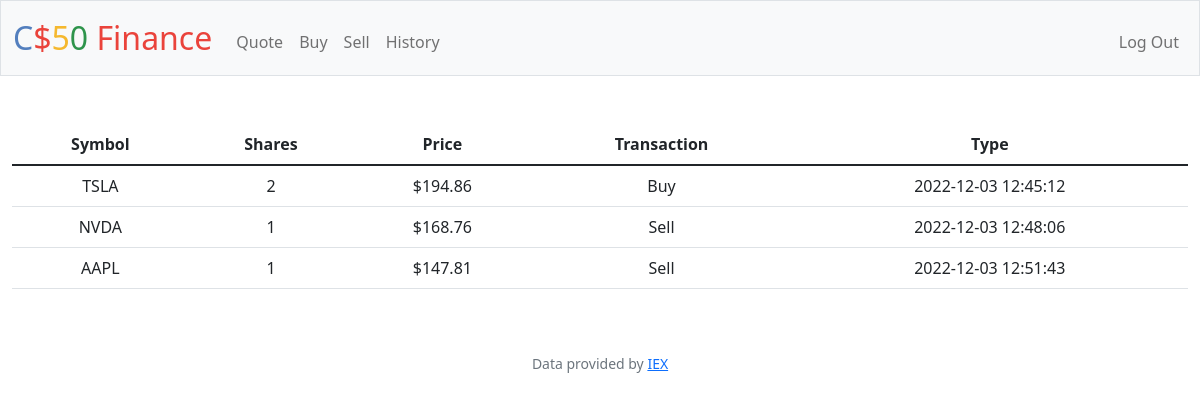
Screenshot of /history (signed in) with the database file from the repository.
### tables this page shows
CREATE TABLE history(user_id INTEGER NOT NULL, username 
TEXT NOT NULL, name TEXT NOT NULL, symbol TEXT NOT NULL, 
shares INTEGER NOT NULL, price INTEGER NOT NULL,
transactionType TEXT NOT NULL, 
datetime TIMESTAMP DEFAULT CURRENT_TIMESTAMP NOT NULL);

### app.py (the view)
@app.route("/history")
@login_required
def history():
    id = session["user_id"]
    logs = db.execute("SELECT * from history WHERE user_id = ?", id)
    return render_template("history.html", logs=logs)

### app.py (called while the page is built)
@app.after_request
def after_request(response):
    response.headers["Cache-Control"] = "no-cache, no-store, must-revalidate"
    response.headers["Expires"] = 0
    response.headers["Pragma"] = "no-cache"
    return response

### helpers.py (called while the page is built)
def login_required(f):
    @wraps(f)
    def decorated_function(*args, **kwargs):
        if session.get("user_id") is None:
            return redirect("/login")
        return f(*args, **kwargs)
    return decorated_function

def usd(value):
    return f"${value:,.2f}"

### templates/history.html (shortened to what this page needs)
{% extends "layout.html" %}
{% block main %}
   <table class="table">
    <thead>
        <tr>
            <th>Symbol</th>
            <th>Shares</th>
            <th>Price</th>
            <th>Transaction</th>
            <th>Type</th>
        </tr>
    </thead>
    <tbody>
        {% for log in logs %}
        <tr>
            <td>{{log.symbol}}</td>
            <td>{{log.shares}}</td>
            <td>{{log.price | usd}}</td>
            <td>{{log.transactionType}}</td>
            <td>{{log.datetime}}</td>
        </tr>
        {% endfor %}
    </tbody>
   </table>
{% endblock %}

### templates/layout.html (shortened to what this page needs)
<!DOCTYPE html>
<html lang="en">
    <head>
        <link href="https://cdn.jsdelivr.net/npm/bootstrap@5.1.3/dist/css/bootstrap.min.css" rel="stylesheet">
        <link href="/static/styles.css" rel="stylesheet">
    </head>
    <body>
        <nav class="bg-light border navbar navbar-expand-md navbar-light">
            <div class="container-fluid">
                <a class="navbar-brand" href="/"><span class="blue">C</span><span class="red">$</span><span class="yellow">5</span><span class="green">0</span> <span class="red">Finance</span></a>
                <div class="collapse navbar-collapse" id="navbar">
                    {% if session["user_id"] %}
                        <ul class="navbar-nav me-auto mt-2">
                            <li class="nav-item"><a class="nav-link" href="/quote">Quote</a></li>
                            <li class="nav-item"><a class="nav-link" href="/buy">Buy</a></li>
                            <li class="nav-item"><a class="nav-link" href="/sell">Sell</a></li>
                            <li class="nav-item"><a class="nav-link" href="/history">History</a></li>
                        </ul>
                        <ul class="navbar-nav ms-auto mt-2">
                            <li class="nav-item"><a class="nav-link" href="/logout">Log Out</a></li>
                        </ul>
                    {% else %}
                        <ul class="navbar-nav ms-auto mt-2">
                            <li class="nav-item"><a class="nav-link" href="/register">Register</a></li>
                            <li class="nav-item"><a class="nav-link" href="/login">Log In</a></li>
                        </ul>
                    {% endif %}
                </div>
            </div>
        </nav>
        <main class="container-fluid py-5 text-center">
            {% block main %}{% endblock %}
        </main>
        <footer class="mb-5 small text-center text-muted">
            Data provided by <a href="https://iexcloud.io/">IEX</a>
        </footer>
    </body>
</html>

### static/styles.css (style rules this page uses)
nav .navbar-brand { font-size: xx-large; }
nav .navbar-brand .blue { color: #537fbe; }
nav .navbar-brand .red { color: #ea433b; }
nav .navbar-brand .yellow { color: #f5b82e; }
nav .navbar-brand .green { color: #2e944b; }

### rows the page displays
history: symbol "TSLA", shares "2", price "$194.86", transactionType "Buy", datetime "2022-12-03 12:45:12"
history: symbol "NVDA", shares "1", price "$168.76", transactionType "Sell", datetime "2022-12-03 12:48:06"
history: symbol "AAPL", shares "1", price "$147.81", transactionType "Sell", datetime "2022-12-03 12:51:43"
